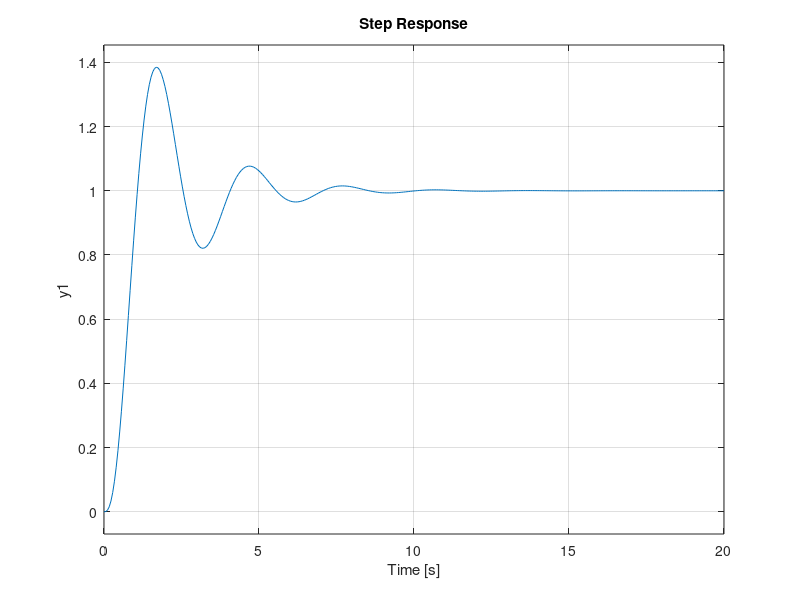

The MATLAB source for this figure: (Note: this script raises an error after producing the figure.)
%研究采用不同的PID参数的系统响应曲线
G0=zpk([],[-1;-2;-3;-4],10);
Kp=[8.5,4.2,6.7,6.7,8.5];
Ti=[1.6,2.3,3.2,1.9,1.6];
Td=[0.4,0.4,0.37,0.3,0.3];
hold on
for i=1:5
    Gc=tf(Kp(i)*[Ti(i)*Td(i),Ti(i),1]/Ti(i),[1,0]);
    G=feedback(Gc*G0,1);
    step(G);
end
gtext('kp=8.5,Ti=1.6,Td=0.4');
gtext('kp=4.2,Ti=2.3,Td=0.4');
gtext('kp=6.7,Ti=3.2,Td=0.37');
gtext('kp=6.7,Ti=1.9,Td=0.3');
gtext('kp=8.5,Ti=1.6,Td=0.3');